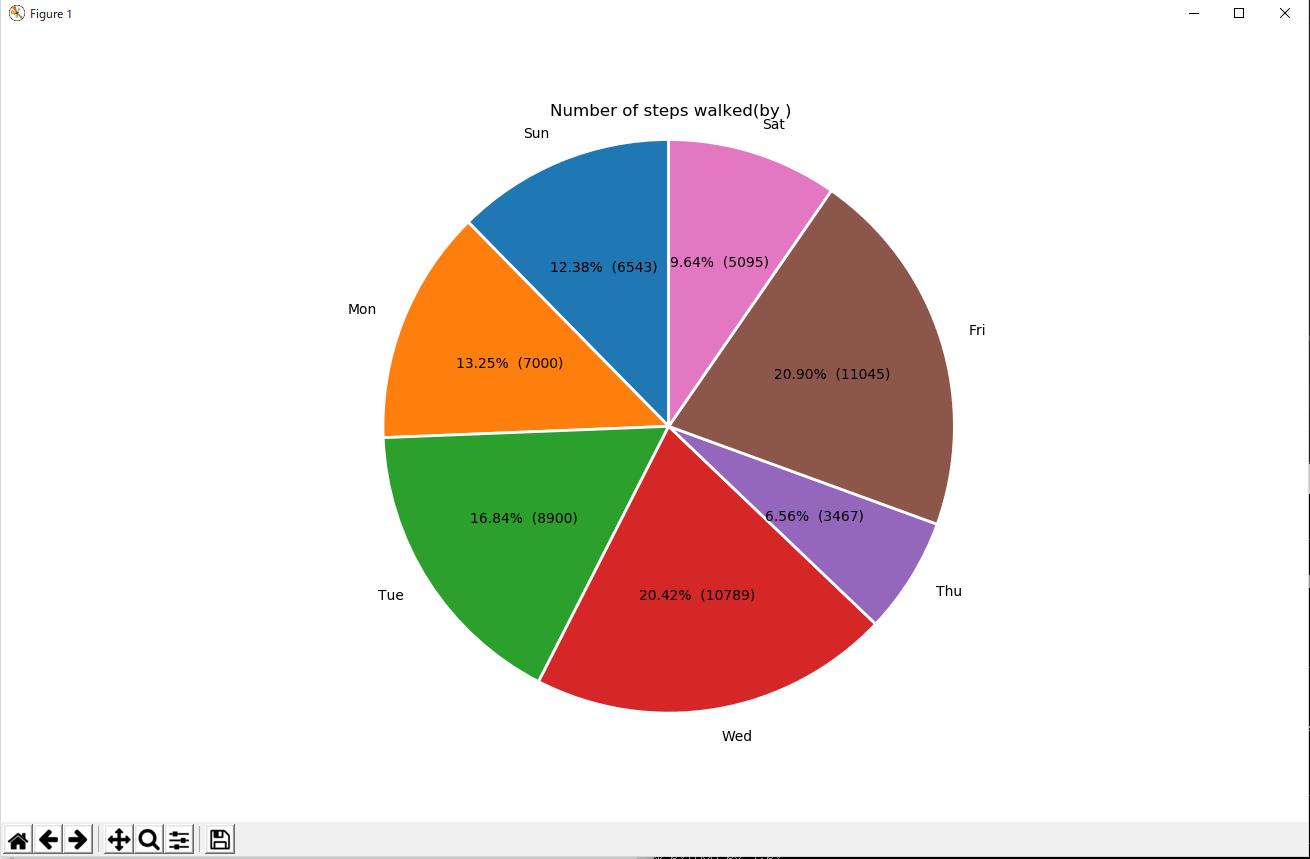

Write Python code to recreate this figure.
import matplotlib.pyplot as plt

steps = [6543, 7000, 8900, 10789, 3467, 11045, 5095]
labels = ['Sun', 'Mon', 'Tue', 'Wed', 'Thu', 'Fri', 'Sat']
num_bars = len(steps)
positions = range(1, num_bars+1)

def make_autopct(values):
    def my_autopct(pct):
        total = sum(values)
        val = int(round(pct*total/100.0))
        return '{p:.2f}%  ({v:d})'.format(p=pct,v=val)
    return my_autopct

plt.title('Number of steps walked(by )')
plt.pie(steps, labels=labels, autopct=make_autopct(steps),
        startangle=90, wedgeprops={'linewidth': 2,'edgecolor':"white"})
plt.axis('equal')

plt.grid()
plt.show()
